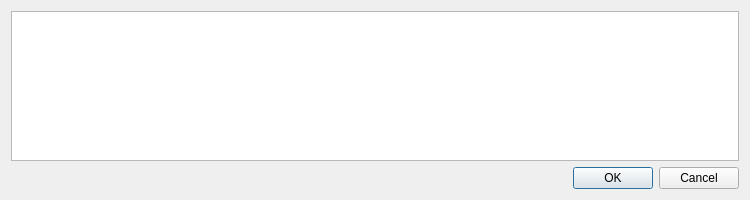
<?xml version="1.0" encoding="UTF-8"?>
<ui version="4.0">
 <class>Dialog</class>
 <widget class="QDialog" name="Dialog">
  <property name="geometry">
   <rect>
    <x>0</x>
    <y>0</y>
    <width>750</width>
    <height>200</height>
   </rect>
  </property>
  <property name="minimumSize">
   <size>
    <width>750</width>
    <height>200</height>
   </size>
  </property>
  <property name="windowTitle">
   <string>Dialog</string>
  </property>
  <layout class="QGridLayout" name="gridLayout">
   <item row="0" column="0">
    <widget class="QListView" name="listView"/>
   </item>
   <item row="1" column="0">
    <widget class="QDialogButtonBox" name="buttonBox">
     <property name="orientation">
      <enum>Qt::Horizontal</enum>
     </property>
     <property name="standardButtons">
      <set>QDialogButtonBox::Cancel|QDialogButtonBox::Ok</set>
     </property>
    </widget>
   </item>
  </layout>
 </widget>
 <resources/>
 <connections>
  <connection>
   <sender>buttonBox</sender>
   <signal>accepted()</signal>
   <receiver>Dialog</receiver>
   <slot>accept()</slot>
   <hints>
    <hint type="sourcelabel">
     <x>248</x>
     <y>254</y>
    </hint>
    <hint type="destinationlabel">
     <x>157</x>
     <y>274</y>
    </hint>
   </hints>
  </connection>
  <connection>
   <sender>buttonBox</sender>
   <signal>rejected()</signal>
   <receiver>Dialog</receiver>
   <slot>reject()</slot>
   <hints>
    <hint type="sourcelabel">
     <x>316</x>
     <y>260</y>
    </hint>
    <hint type="destinationlabel">
     <x>286</x>
     <y>274</y>
    </hint>
   </hints>
  </connection>
 </connections>
</ui>
